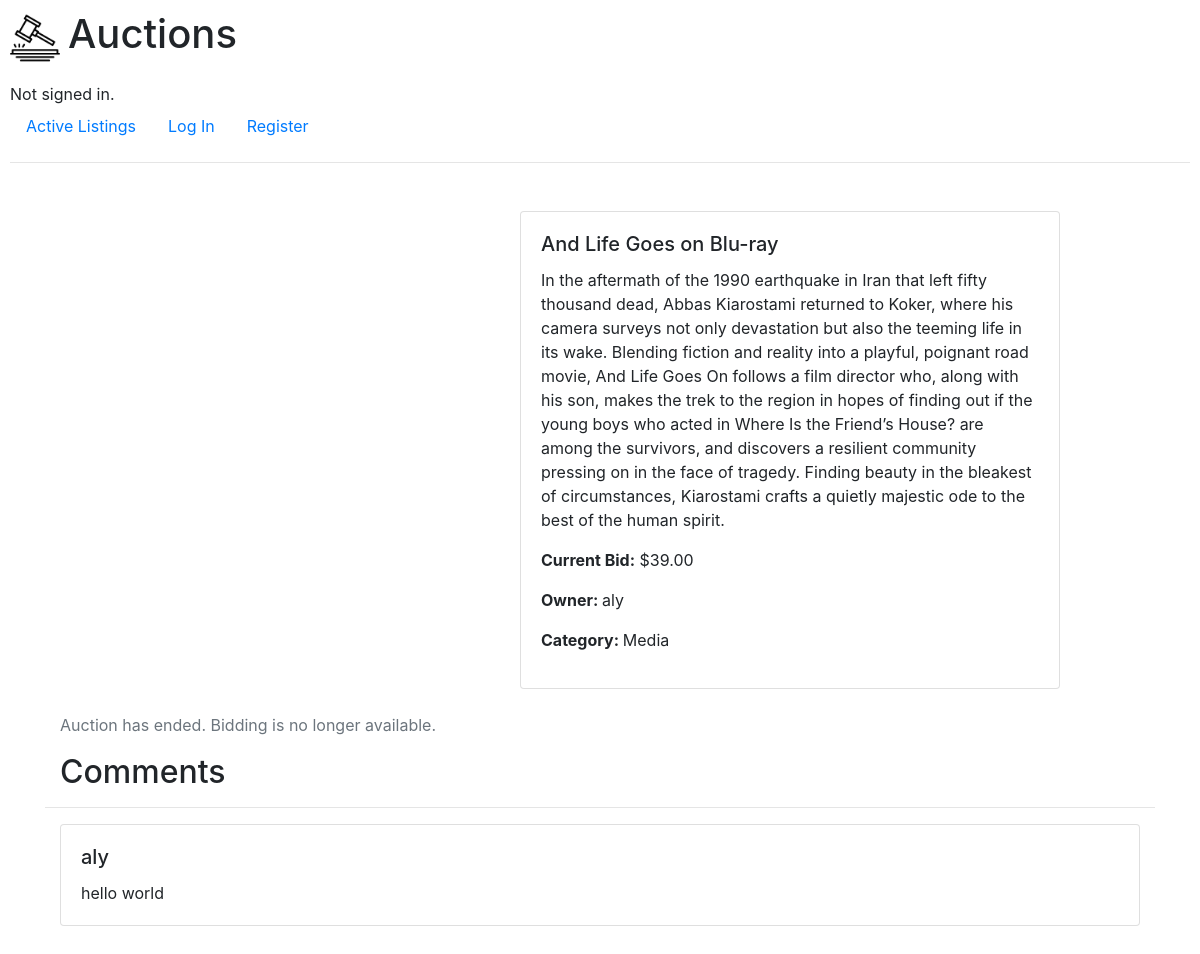
/listing/1, run on the app's committed database.
### auctions/models.py (models this page shows, shortened)
class Item(models.Model):
    title = models.CharField(max_length=64)
    description = models.CharField(max_length=300, blank=True)
    img = models.CharField(max_length=1000, blank=True, null=True)
    starting_bid = models.ForeignKey(
        "Bid",
        on_delete=models.CASCADE,
        blank=True,
        null=True,
        related_name="starting_bid_item",
    )
    activity = models.BooleanField(default=True)
    user = models.ForeignKey(
        User, on_delete=models.CASCADE, blank=True, null=True, related_name="items"
    )
    category = models.ForeignKey(
        Category,
        on_delete=models.CASCADE,
        blank=True,
        null=True,
        related_name="items",
    )
    watchlist = models.ManyToManyField(User, blank=True, related_name="watchlistItem")

class Bid(models.Model):
    user = models.ForeignKey(User, on_delete=models.CASCADE, related_name="bids")
    bid_amount = models.DecimalField(max_digits=10, decimal_places=2)

class User(AbstractUser):
    pass

class Category(models.Model):
    name = models.CharField(max_length=64)
    def __str__(self):
        return f"{self.name}"

class Comment(models.Model):
    user = models.ForeignKey(User, on_delete=models.CASCADE, related_name="comments")
    item = models.ForeignKey(Item, on_delete=models.CASCADE, related_name="comments")
    comment = models.TextField()

### auctions/views.py (the view)
# urls.py: path("listing/<int:item_id>", views.listing, name="listing"),
def listing(request, item_id):
    item = Item.objects.filter(id=item_id).first()
    isWatchlisted = request.user in item.watchlist.all()
    comments = Comment.objects.filter(item=item)
    is_item_owner = request.user.username == item.user.username
    return render(
        request,
        "auctions/listing.html",
        {
            "listing": item,
            "isWatchlisted": isWatchlisted,
            "comments": comments,
            "is_item_owner": is_item_owner,
        },
    )

### auctions/templates/auctions/listing.html (shortened to what this page needs)
{% extends "auctions/layout.html" %}
{% block body %}
<div class="container my-5">
    <div class="row align-items-start">
        <div class="col-12 col-md-5 mb-3">
        </div>
        <div class="col-12 col-md-6 mb-3">
            <div class="card">
                <div class="card-body">
                    <h5 class="card-title">{{ listing.title }}</h5>
                    <p class="card-text">{{ listing.description }}</p>
                    <p><strong>Current Bid:</strong> ${{ listing.starting_bid.bid_amount }}</p>
                    <p><strong class="mb-3">Owner: </strong>{{ listing.user }}</p>
                    <p><strong class="mb-3">Category: </strong>{{ listing.category }}</p>
                </div>
            </div>
        </div>
    </div>
    <div class="col-12 col-md-12">
        {% if user.is_authenticated and listing.activity %}
        <h2>Add Bid</h2>
        <form class="form-group form-floating mb-4" action="{% url 'bid' listing.id %}" method="POST">
            {% csrf_token %}
            <div class="form-group form-floating mb-4">
                <div class="form-group mb-4 input-group">
                    <span class="input-group-text">$</span>
                    <input type="number" class="form-control" name="bid"
                        placeholder="{{ listing.starting_bid.bid_amount }}" step="0.01" min="1.00" max="9999999999.99">
                </div>
            </div>
            <button type="submit" class="btn btn-primary">Add Bid</button>
        </form>
        {% else %}
        <div class="my-2">
            <p class="text-muted">Auction has ended. Bidding is no longer available.</p>
        </div>
        {% endif %}
    </div>
    <div class="col-12 col-md-12">
        <h2>Comments</h2>
    </div>
    <hr>
    <div class="col-12 col-md-12">
        {% if comments %}
        <div>
            {% for comment in comments %}
            <div class="card mb-3">
                <div class="card-body">
                    <div class="d-flex justify-content-between">
                        <h5 class="card-title">
                            {{ comment.user.username }}
                        </h5>
                    </div>
                    <p class="card-text">
                        {{ comment.comment }}
                    </p>
                </div>
            </div>
            {% endfor %}
        </div>
        {% else %}
        <p>No comments yet.</p>
        {% endif %}
    </div>
</div>
{% endblock %}

### auctions/static/auctions/styles.css (style rules this page uses)
body { padding: 10px; }

### data on the page
Item: title "And Life Goes on Blu-ray", description "In the aftermath of the 1990 earthquake in Iran that left fifty thousand dead, Abbas Kiarostami returned to Koker, where his camera surveys not only devastation but also the teeming life in its wake. Blending fiction and reality into a playful, poignant road movie, And Life Goes On follows a film director who, along with his son, makes the trek to the region in hopes of finding out if the young boys who acted in Where Is the Friend’s House? are among the survivors, and discovers a resilient community pressing on in the face of tragedy. Finding beauty in the bleakest of circumstances, Kiarostami crafts a quietly majestic ode to the best of the human spirit.", starting_bid.bid_amount "39.00", user "aly", category "Media"
Comment: user.username "aly", comment "hello world"
